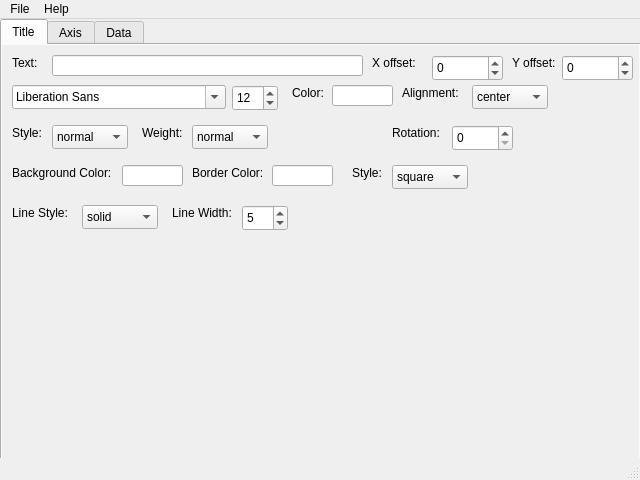
<?xml version="1.0" encoding="UTF-8"?>
<ui version="4.0">
 <class>MainWindow</class>
 <widget class="QMainWindow" name="MainWindow">
  <property name="geometry">
   <rect>
    <x>0</x>
    <y>0</y>
    <width>640</width>
    <height>480</height>
   </rect>
  </property>
  <property name="windowTitle">
   <string>Figure Editor</string>
  </property>
  <widget class="QWidget" name="centralwidget">
   <widget class="QTabWidget" name="tabWidget">
    <property name="geometry">
     <rect>
      <x>0</x>
      <y>0</y>
      <width>641</width>
      <height>451</height>
     </rect>
    </property>
    <property name="toolTip">
     <string>&lt;html&gt;&lt;head/&gt;&lt;body&gt;&lt;p&gt;&lt;br/&gt;&lt;/p&gt;&lt;/body&gt;&lt;/html&gt;</string>
    </property>
    <property name="layoutDirection">
     <enum>Qt::LeftToRight</enum>
    </property>
    <property name="autoFillBackground">
     <bool>false</bool>
    </property>
    <property name="tabShape">
     <enum>QTabWidget::Rounded</enum>
    </property>
    <property name="currentIndex">
     <number>0</number>
    </property>
    <property name="documentMode">
     <bool>false</bool>
    </property>
    <property name="tabsClosable">
     <bool>false</bool>
    </property>
    <property name="movable">
     <bool>false</bool>
    </property>
    <widget class="QWidget" name="titleTab">
     <property name="autoFillBackground">
      <bool>true</bool>
     </property>
     <attribute name="title">
      <string>Title</string>
     </attribute>
     <widget class="QLabel" name="label">
      <property name="geometry">
       <rect>
        <x>10</x>
        <y>10</y>
        <width>58</width>
        <height>16</height>
       </rect>
      </property>
      <property name="text">
       <string>Text:</string>
      </property>
     </widget>
     <widget class="QLineEdit" name="titleTextBox">
      <property name="geometry">
       <rect>
        <x>50</x>
        <y>10</y>
        <width>311</width>
        <height>21</height>
       </rect>
      </property>
     </widget>
     <widget class="QFontComboBox" name="titleFontMenu">
      <property name="geometry">
       <rect>
        <x>10</x>
        <y>40</y>
        <width>214</width>
        <height>24</height>
       </rect>
      </property>
     </widget>
     <widget class="QSpinBox" name="titleFontSize">
      <property name="geometry">
       <rect>
        <x>230</x>
        <y>40</y>
        <width>46</width>
        <height>26</height>
       </rect>
      </property>
      <property name="value">
       <number>12</number>
      </property>
     </widget>
     <widget class="QLineEdit" name="colorTextBox">
      <property name="geometry">
       <rect>
        <x>330</x>
        <y>40</y>
        <width>61</width>
        <height>21</height>
       </rect>
      </property>
     </widget>
     <widget class="QLabel" name="label_2">
      <property name="geometry">
       <rect>
        <x>290</x>
        <y>40</y>
        <width>58</width>
        <height>16</height>
       </rect>
      </property>
      <property name="text">
       <string>Color:</string>
      </property>
     </widget>
     <widget class="QLabel" name="label_3">
      <property name="geometry">
       <rect>
        <x>10</x>
        <y>80</y>
        <width>58</width>
        <height>16</height>
       </rect>
      </property>
      <property name="text">
       <string>Style:</string>
      </property>
     </widget>
     <widget class="QComboBox" name="fontStyleMenu">
      <property name="geometry">
       <rect>
        <x>50</x>
        <y>80</y>
        <width>76</width>
        <height>24</height>
       </rect>
      </property>
      <item>
       <property name="text">
        <string>normal</string>
       </property>
      </item>
      <item>
       <property name="text">
        <string>italic</string>
       </property>
      </item>
      <item>
       <property name="text">
        <string>oblique</string>
       </property>
      </item>
     </widget>
     <widget class="QComboBox" name="fontWeightMenu">
      <property name="geometry">
       <rect>
        <x>190</x>
        <y>80</y>
        <width>76</width>
        <height>24</height>
       </rect>
      </property>
      <item>
       <property name="text">
        <string>normal</string>
       </property>
      </item>
      <item>
       <property name="text">
        <string>ultralight</string>
       </property>
      </item>
      <item>
       <property name="text">
        <string>light</string>
       </property>
      </item>
      <item>
       <property name="text">
        <string>regular</string>
       </property>
      </item>
      <item>
       <property name="text">
        <string>book</string>
       </property>
      </item>
      <item>
       <property name="text">
        <string>medium</string>
       </property>
      </item>
      <item>
       <property name="text">
        <string>roman</string>
       </property>
      </item>
      <item>
       <property name="text">
        <string>semibold</string>
       </property>
      </item>
      <item>
       <property name="text">
        <string>demibold</string>
       </property>
      </item>
      <item>
       <property name="text">
        <string>demi</string>
       </property>
      </item>
      <item>
       <property name="text">
        <string>bold</string>
       </property>
      </item>
      <item>
       <property name="text">
        <string>heavy</string>
       </property>
      </item>
      <item>
       <property name="text">
        <string>extra bold</string>
       </property>
      </item>
      <item>
       <property name="text">
        <string>black</string>
       </property>
      </item>
     </widget>
     <widget class="QLabel" name="label_4">
      <property name="geometry">
       <rect>
        <x>140</x>
        <y>80</y>
        <width>58</width>
        <height>16</height>
       </rect>
      </property>
      <property name="text">
       <string>Weight:</string>
      </property>
     </widget>
     <widget class="QLabel" name="label_5">
      <property name="geometry">
       <rect>
        <x>10</x>
        <y>120</y>
        <width>121</width>
        <height>16</height>
       </rect>
      </property>
      <property name="text">
       <string>Background Color:</string>
      </property>
     </widget>
     <widget class="QLineEdit" name="bgColorTextBox">
      <property name="geometry">
       <rect>
        <x>120</x>
        <y>120</y>
        <width>61</width>
        <height>21</height>
       </rect>
      </property>
     </widget>
     <widget class="QComboBox" name="alignmentMenu">
      <property name="geometry">
       <rect>
        <x>470</x>
        <y>40</y>
        <width>76</width>
        <height>24</height>
       </rect>
      </property>
      <item>
       <property name="text">
        <string>center</string>
       </property>
      </item>
      <item>
       <property name="text">
        <string>left</string>
       </property>
      </item>
      <item>
       <property name="text">
        <string>right</string>
       </property>
      </item>
     </widget>
     <widget class="QLabel" name="label_6">
      <property name="geometry">
       <rect>
        <x>400</x>
        <y>40</y>
        <width>71</width>
        <height>16</height>
       </rect>
      </property>
      <property name="text">
       <string>Alignment:</string>
      </property>
     </widget>
     <widget class="QLabel" name="label_7">
      <property name="geometry">
       <rect>
        <x>10</x>
        <y>150</y>
        <width>121</width>
        <height>16</height>
       </rect>
      </property>
      <property name="text">
       <string/>
      </property>
     </widget>
     <widget class="QLineEdit" name="borderColorTextBox">
      <property name="geometry">
       <rect>
        <x>270</x>
        <y>120</y>
        <width>61</width>
        <height>21</height>
       </rect>
      </property>
      <property name="text">
       <string/>
      </property>
     </widget>
     <widget class="QLabel" name="label_8">
      <property name="geometry">
       <rect>
        <x>190</x>
        <y>120</y>
        <width>81</width>
        <height>16</height>
       </rect>
      </property>
      <property name="text">
       <string>Border Color:</string>
      </property>
     </widget>
     <widget class="QComboBox" name="boxStyleMenu">
      <property name="geometry">
       <rect>
        <x>390</x>
        <y>120</y>
        <width>76</width>
        <height>24</height>
       </rect>
      </property>
      <item>
       <property name="text">
        <string>square</string>
       </property>
      </item>
      <item>
       <property name="text">
        <string>round</string>
       </property>
      </item>
      <item>
       <property name="text">
        <string>circle</string>
       </property>
      </item>
     </widget>
     <widget class="QLabel" name="label_9">
      <property name="geometry">
       <rect>
        <x>350</x>
        <y>120</y>
        <width>58</width>
        <height>16</height>
       </rect>
      </property>
      <property name="text">
       <string>Style:</string>
      </property>
     </widget>
     <widget class="QLabel" name="label_10">
      <property name="geometry">
       <rect>
        <x>10</x>
        <y>160</y>
        <width>71</width>
        <height>16</height>
       </rect>
      </property>
      <property name="text">
       <string>Line Style:</string>
      </property>
     </widget>
     <widget class="QComboBox" name="borderlineStyle">
      <property name="geometry">
       <rect>
        <x>80</x>
        <y>160</y>
        <width>76</width>
        <height>24</height>
       </rect>
      </property>
      <item>
       <property name="text">
        <string>solid</string>
       </property>
      </item>
      <item>
       <property name="text">
        <string>dashed</string>
       </property>
      </item>
      <item>
       <property name="text">
        <string>dashdot</string>
       </property>
      </item>
      <item>
       <property name="text">
        <string>dotted</string>
       </property>
      </item>
      <item>
       <property name="text">
        <string>none</string>
       </property>
      </item>
     </widget>
     <widget class="QSpinBox" name="borderLineWidth">
      <property name="geometry">
       <rect>
        <x>240</x>
        <y>160</y>
        <width>46</width>
        <height>26</height>
       </rect>
      </property>
      <property name="value">
       <number>5</number>
      </property>
     </widget>
     <widget class="QLabel" name="label_11">
      <property name="geometry">
       <rect>
        <x>170</x>
        <y>160</y>
        <width>71</width>
        <height>16</height>
       </rect>
      </property>
      <property name="text">
       <string>Line Width:</string>
      </property>
     </widget>
     <widget class="QLabel" name="label_12">
      <property name="geometry">
       <rect>
        <x>390</x>
        <y>80</y>
        <width>71</width>
        <height>16</height>
       </rect>
      </property>
      <property name="text">
       <string>Rotation:</string>
      </property>
     </widget>
     <widget class="QSpinBox" name="rotationAngle">
      <property name="geometry">
       <rect>
        <x>450</x>
        <y>80</y>
        <width>61</width>
        <height>26</height>
       </rect>
      </property>
      <property name="maximum">
       <number>360</number>
      </property>
      <property name="value">
       <number>0</number>
      </property>
     </widget>
     <widget class="QLabel" name="label_14">
      <property name="geometry">
       <rect>
        <x>370</x>
        <y>10</y>
        <width>51</width>
        <height>16</height>
       </rect>
      </property>
      <property name="text">
       <string>X offset:</string>
      </property>
     </widget>
     <widget class="QLabel" name="label_15">
      <property name="geometry">
       <rect>
        <x>510</x>
        <y>10</y>
        <width>51</width>
        <height>16</height>
       </rect>
      </property>
      <property name="text">
       <string>Y offset:</string>
      </property>
     </widget>
     <widget class="QSpinBox" name="xOffset">
      <property name="geometry">
       <rect>
        <x>430</x>
        <y>10</y>
        <width>71</width>
        <height>26</height>
       </rect>
      </property>
      <property name="minimum">
       <number>-9999</number>
      </property>
      <property name="maximum">
       <number>9999</number>
      </property>
      <property name="stepType">
       <enum>QAbstractSpinBox::DefaultStepType</enum>
      </property>
      <property name="value">
       <number>0</number>
      </property>
     </widget>
     <widget class="QSpinBox" name="yOffset">
      <property name="geometry">
       <rect>
        <x>560</x>
        <y>10</y>
        <width>71</width>
        <height>26</height>
       </rect>
      </property>
      <property name="minimum">
       <number>-9999</number>
      </property>
      <property name="maximum">
       <number>9999</number>
      </property>
      <property name="stepType">
       <enum>QAbstractSpinBox::DefaultStepType</enum>
      </property>
      <property name="value">
       <number>0</number>
      </property>
     </widget>
    </widget>
    <widget class="QWidget" name="axisTab">
     <attribute name="title">
      <string>Axis</string>
     </attribute>
    </widget>
    <widget class="QWidget" name="dataTab">
     <attribute name="title">
      <string>Data</string>
     </attribute>
    </widget>
   </widget>
  </widget>
  <widget class="QMenuBar" name="menubar">
   <property name="geometry">
    <rect>
     <x>0</x>
     <y>0</y>
     <width>640</width>
     <height>22</height>
    </rect>
   </property>
   <widget class="QMenu" name="menuFile">
    <property name="title">
     <string>File</string>
    </property>
    <addaction name="actionLoad"/>
    <addaction name="actionSave"/>
    <addaction name="actionSave_as"/>
   </widget>
   <widget class="QMenu" name="menuHelp">
    <property name="title">
     <string>Help</string>
    </property>
   </widget>
   <addaction name="menuFile"/>
   <addaction name="menuHelp"/>
  </widget>
  <widget class="QStatusBar" name="statusbar"/>
  <action name="actionSave">
   <property name="text">
    <string>Save</string>
   </property>
  </action>
  <action name="actionSave_as">
   <property name="text">
    <string>Save As...</string>
   </property>
  </action>
  <action name="actionLoad">
   <property name="text">
    <string>Open...</string>
   </property>
  </action>
 </widget>
 <resources/>
 <connections/>
</ui>
